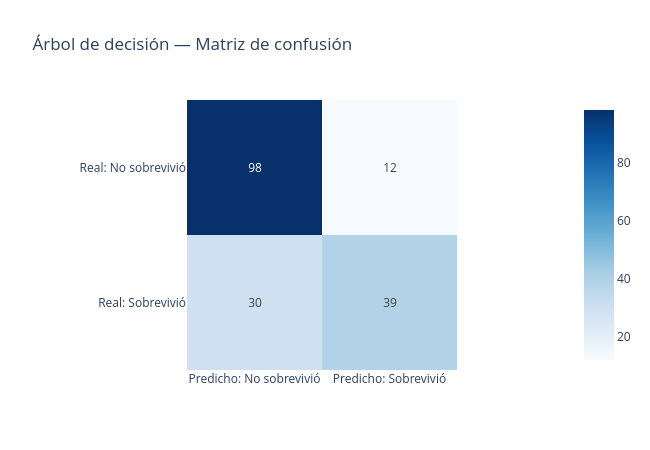

The cell this chart's notebook holds for it:
### Code cell
plot_matriz_confusion(y_test, pred_arbol, etiquetas=('No sobrevivió', 'Sobrevivió'),
                      title='Árbol de decisión — Matriz de confusión')

### Figure 1 — Plotly figure (JSON) as saved in the notebook; plotly's stock layout.template omitted (floating-point values rounded to 4 significant figures)
{"data": [{"coloraxis": "coloraxis", "hovertemplate": "x: %{x}<br>y: %{y}<br>color: %{z}<extra></extra>", "name": "0", "texttemplate": "%{z}", "type": "heatmap", "x": ["Predicho: No sobrevivió", "Predicho: Sobrevivió"], "xaxis": "x", "y": ["Real: No sobrevivió", "Real: Sobrevivió"], "yaxis": "y", "z": [[98, 12], [30, 39]]}], "layout": {"coloraxis": {"autocolorscale": false, "colorscale": [[0.0, "rgb(247,251,255)"], [0.125, "rgb(222,235,247)"], [0.25, "rgb(198,219,239)"], [0.375, "rgb(158,202,225)"], [0.5, "rgb(107,174,214)"], [0.625, "rgb(66,146,198)"], [0.75, "rgb(33,113,181)"], [0.875, "rgb(8,81,156)"], [1.0, "rgb(8,48,107)"]]}, "height": 450, "title": {"text": "Árbol de decisión — Matriz de confusión"}, "width": 650, "xaxis": {"anchor": "y", "constrain": "domain", "domain": [0.0, 1.0], "scaleanchor": "y"}, "yaxis": {"anchor": "x", "autorange": "reversed", "constrain": "domain", "domain": [0.0, 1.0]}}}
